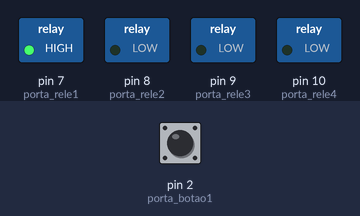
The sketch below on a simulated Arduino Uno, built with avr-gcc and run on an emulated ATmega328P. On the bench: switched loads named in the sketch (green lamp = pin HIGH). The inputs (shaded band) are chosen by the test bench; at power-on: pin 2 (porta_botao1) LOW.

Above: at 1.5 s.
At 4.5 s:
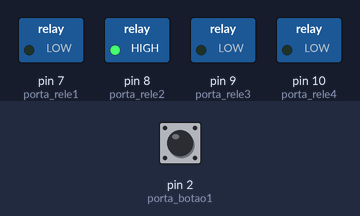
At 7.5 s:
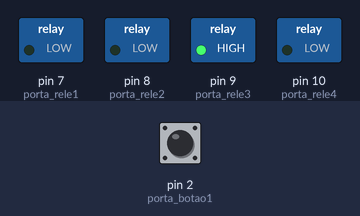
At 10.5 s:
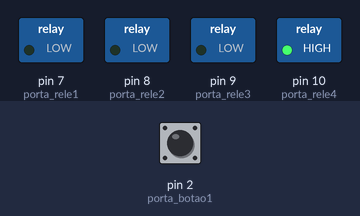
Timing chart, 0 to 15.6 s (numbered marks = the images above):
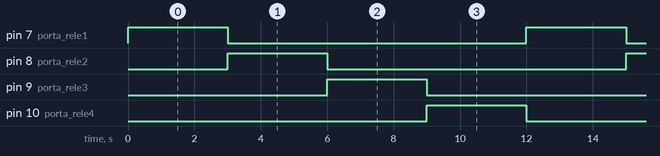

Measured:
- by itself, pin 7 (porta_rele1), pin 8 (porta_rele2), pin 9 (porta_rele3), pin 10 (porta_rele4): alternates HIGH for 3.0 s and LOW for 9.0 s
- by itself, everything shown: repeats every 12.0 s, in 4 steps

The sketch:

TESTESINALDELAY.ino
```cpp
// Projeto 4 - Semáforo interativo
int porta_rele1 = 7; // estabelece o semáforo para carros
int porta_rele2 = 8;
int porta_rele3 = 9;
int porta_rele4 = 10; // estabelece o semáforo para pedestres
int porta_botao1 = 2; // pino do botão
int porta_botao4 = 5;

unsigned long changeTime; // tempo desde que o botão foi pressionado


//Armazena o estado do rele - 0 (LOW) ou 1 (HIGH)
int estadorele1 = 1;
int estadorele2 = 1;
int estadorele3 = 1;
int estadorele4 = 1;

//Armazena o valor lido dos botoes
int leitura1 = 0;
int leitura2 = 0;
int leitura3 = 0;
int leitura4 = 0;

void setup() {
 pinMode(porta_rele1, OUTPUT);
 pinMode(porta_rele2, OUTPUT);
 pinMode(porta_rele3, OUTPUT);
 pinMode(porta_rele4, OUTPUT);
 pinMode(porta_botao1, INPUT); // botão no pino 2
 pinMode(porta_botao4, INPUT);

  digitalWrite(porta_rele1, HIGH);
  digitalWrite(porta_rele2, HIGH);
  digitalWrite(porta_rele3, HIGH);
  digitalWrite(porta_rele4, HIGH);

  //Define pinos dos botoes como entrada
  pinMode(porta_botao1, INPUT);

  pinMode(porta_botao4, INPUT);
}
void loop() {

 changeLights();
 int state = digitalRead(porta_botao1);
 /* verifica se o botão foi pressionado e se transcorreram 5 segundos desde a última vez que
 isso ocorreu */
 if (state == HIGH && (millis() - changeTime) > 1000) {

// Chama a função para alterar as luzes

 }
}
void changeLights() {
 digitalWrite(porta_rele1, HIGH);
 digitalWrite(porta_rele2, LOW);
 digitalWrite(porta_rele3, LOW);
 digitalWrite(porta_rele4, LOW);

 delay(3000); // espera 20 segundos

 digitalWrite(porta_rele1, LOW);
 digitalWrite(porta_rele2, HIGH);
 digitalWrite(porta_rele3, LOW);
 digitalWrite(porta_rele4, LOW);
 delay(3000); // espera 20 segundos

 digitalWrite(porta_rele1, LOW);
 digitalWrite(porta_rele2, LOW);
 digitalWrite(porta_rele3, HIGH);
 digitalWrite(porta_rele4, LOW);
 delay(3000); // espera 20 segundos

 digitalWrite(porta_rele1, LOW);
 digitalWrite(porta_rele2, LOW);
 digitalWrite(porta_rele3, LOW);
 digitalWrite(porta_rele4, HIGH);
 delay(3000); // espera 20 segundos

 changeTime = millis();
 // depois retorna para o loop principal do programa
}
```
